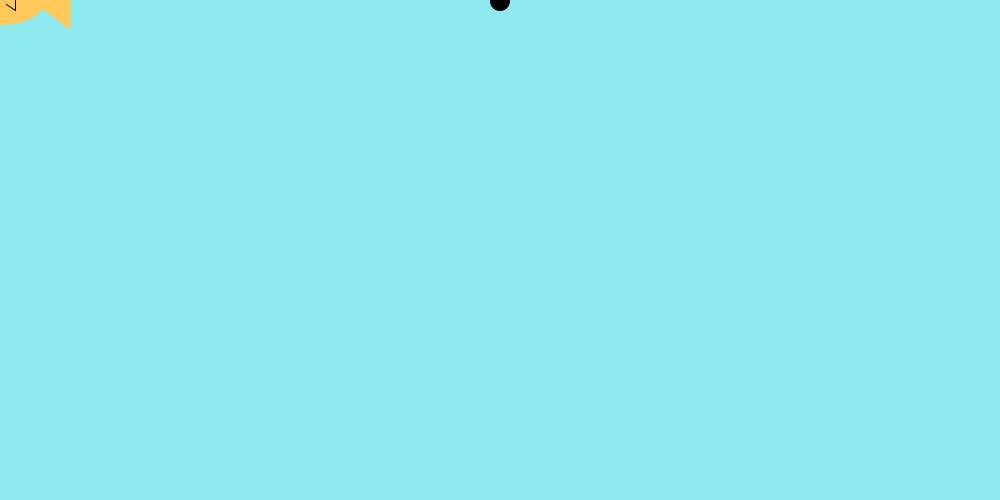
Frame 1 (no input)
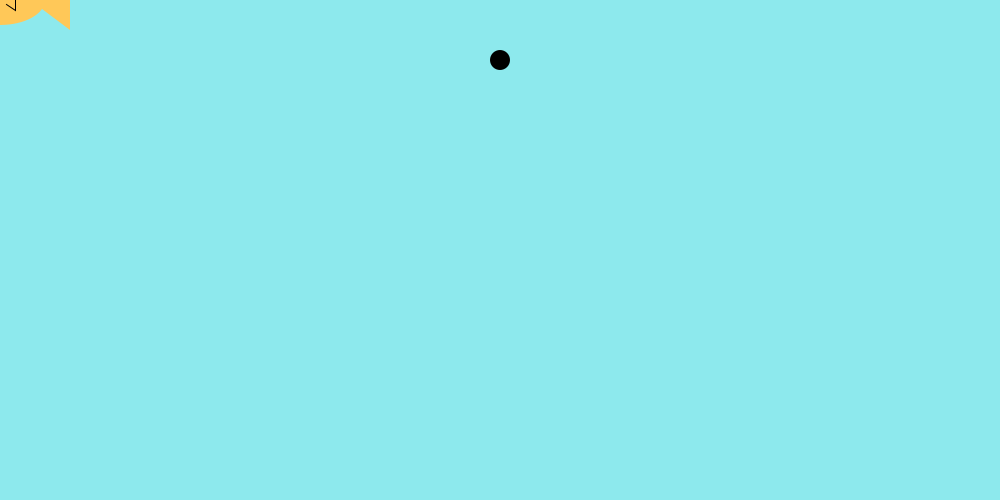
Frame 60 (the mouse pressed at the canvas centre just before this capture)
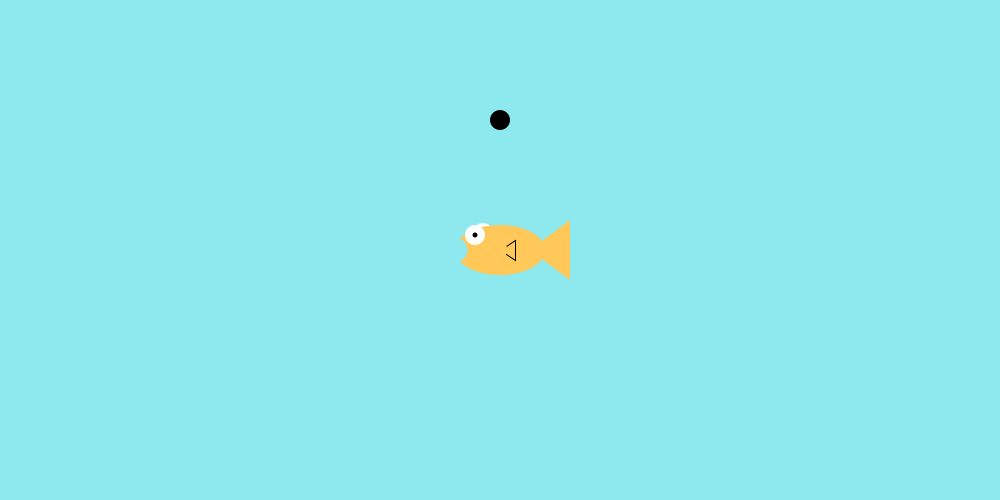
Frame 120 (the mouse held since frame 60 and released just before this capture)

The Processing sketch that drew these frames (run headless with seeded random() and noise(); from frame 60 on, the mouse is pressed at the canvas centre):

// Processing sketch: FishFeeder
// ── FishFeeder.pde
int bally = 0;
int ballx = 500;
int score = 0;
void setup(){
    size(1000, 500); 
    
}

void draw(){
  drawFish();
fill(0, 0, 0);
  noStroke();
  bally ++;
  ellipse(ballx, bally, 20, 20);
  checkCatch(ballx);
  if (bally > height){
    bally = 0;
    ballx = (int) random(width-200);
  }
  }
                  void drawFish(){
  background(141,233,237);
  noStroke();
  fill(255,255,255);
  ellipse(mouseX-17,mouseY-17,20,20); //back side eye
  fill(255,200,88);
  ellipse(mouseX,mouseY,90,50); //body
  triangle(mouseX+30,mouseY,mouseX+70,mouseY+30,mouseX+70,mouseY-30); //tail
  stroke(0);
  triangle(mouseX,mouseY,mouseX+15,mouseY+10,mouseX+15,mouseY-10); //side fin
  noStroke();
  fill(255,200,88);
  ellipse(mouseX,mouseY,15,15); //side fin cover
  noStroke();
  fill(255,255,255);
  ellipse(mouseX-25,mouseY-15,20,20); //front eye
  fill(0,0,0);
  ellipse(mouseX-25,mouseY-15,5,5); //pupil
  fill(141,233,237);
  ellipse(mouseX-45,mouseY,25,25); //mouth

 }
 
                void checkCatch(int x){
if (x > mouseX && x < mouseX+100){
                  score++;
                  bally = 0;
    ballx = (int) random(width-200);
}

println("Your score is now: " + score);
}
